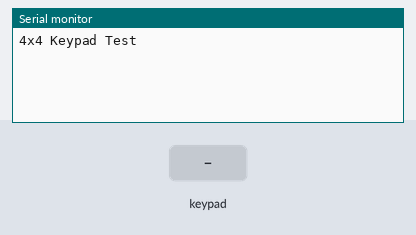
Bench run of a sketch on a simulated Arduino Uno, built with avr-gcc and run on an emulated ATmega328P. On the bench: the last lines printed to the serial monitor. Inputs (shaded band) come from the test bench.

Above: at 1.2 s.
1.3 s: key '1' pressed
At 1.7 s:
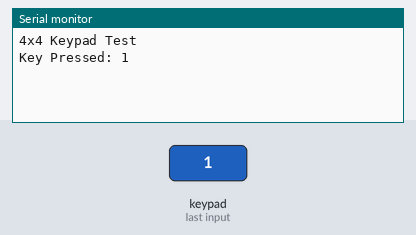
2.8 s: keypad keys 1 2 1 1 1 0 9 # pressed 0.4 s apart
At 6.3 s:
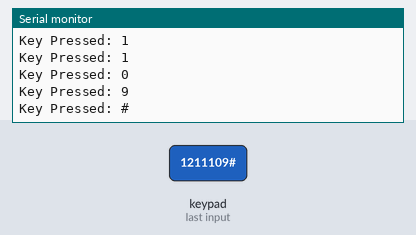
7.5 s: key 'A' pressed
At 7.9 s:
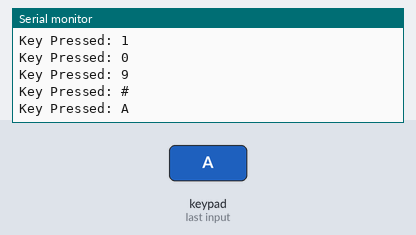
9.0 s: keypad keys 1 2 1 1 1 0 9 * pressed 0.4 s apart
At 12.3 s:
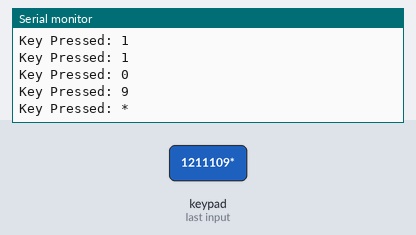
13.7 s: key 'B' pressed
At 14.8 s:
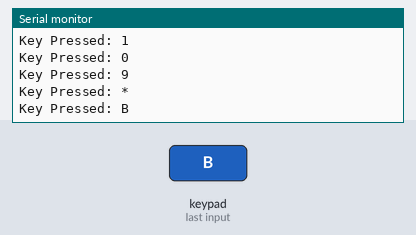
15.2 s: keypad keys 1 2 1 1 1 0 9 D pressed 0.4 s apart
At 19.3 s:
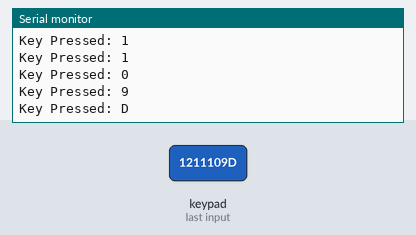
Timing chart, 0 to 20.8 s (numbered marks = the images above; inputs shaded):
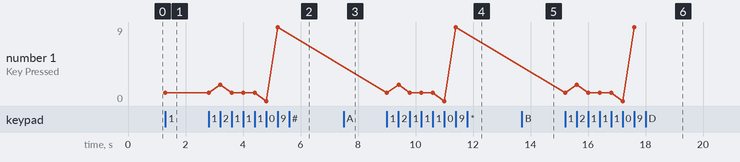

Measured:
- after the input at 1.3 s, the serial monitor: prints a new line at once (image 1)
- after the input at 2.8 s, the serial monitor: prints a new line after 0.40 s (image 2)
- after the input at 7.5 s, the serial monitor: prints a new line at once (image 3)
- after the input at 9.0 s, the serial monitor: prints a new line at once (image 4)
- after the input at 13.7 s, the serial monitor: prints a new line at once (image 5)
- after the input at 15.2 s, the serial monitor: prints a new line at once (image 6)
- plotted number 1: 1 → 9 after the input at 2.8 s

The sketch:

Lab4.1.ino
```cpp
/* LAB 4.1 4x4 */
//https://app.cirkitdesigner.com/project/985938ae-936d-49e2-bd3e-f1a974f83be1

#include <Keypad.h>

const byte ROWS = 4; // Number of rows
const byte COLS = 4; // Number of columns


byte rowPins[ROWS] = {12, 11, 10, 9};   // Connect to R1, R2, R3, R4
byte colPins[COLS] = {7, 6, 5, 4};   // Connect to C1, C2, C3, C4

char keys[ROWS][COLS] = {
  {'1', '2', '3', 'A'},
  {'4', '5', '6', 'B'},
  {'7', '8', '9', 'C'},
  {'*', '0', '#', 'D'}
};

Keypad keypad = Keypad(makeKeymap(keys), rowPins, colPins, ROWS, COLS);

void setup() {
  // put your setup code here, to run once:
 Serial.begin(9600); // Initialize serial communication
  Serial.println("4x4 Keypad Test");
}

void loop() {
  char key = keypad.getKey(); // Get the key pressed

  if (key) { // If a key is pressed
    Serial.print("Key Pressed: ");
    Serial.println(key); // Print the key to the serial monitor
  }
}
```
